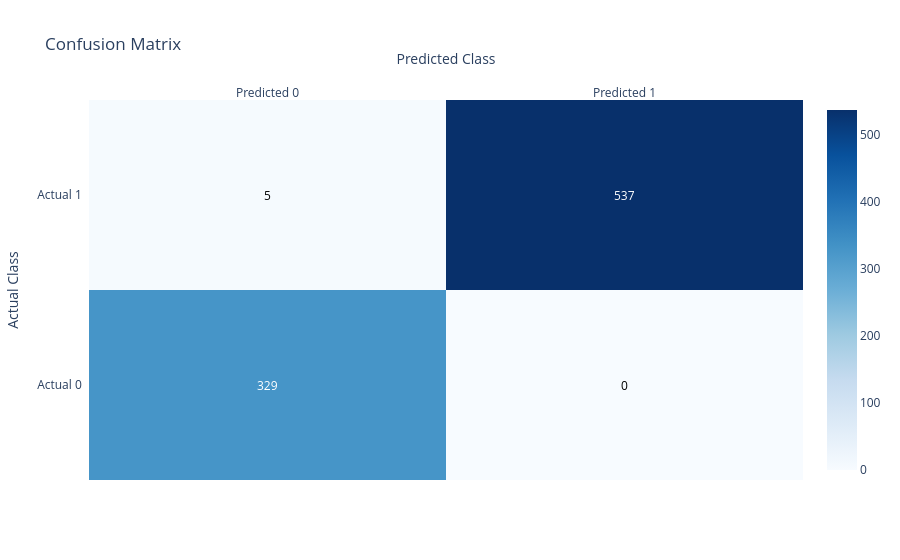
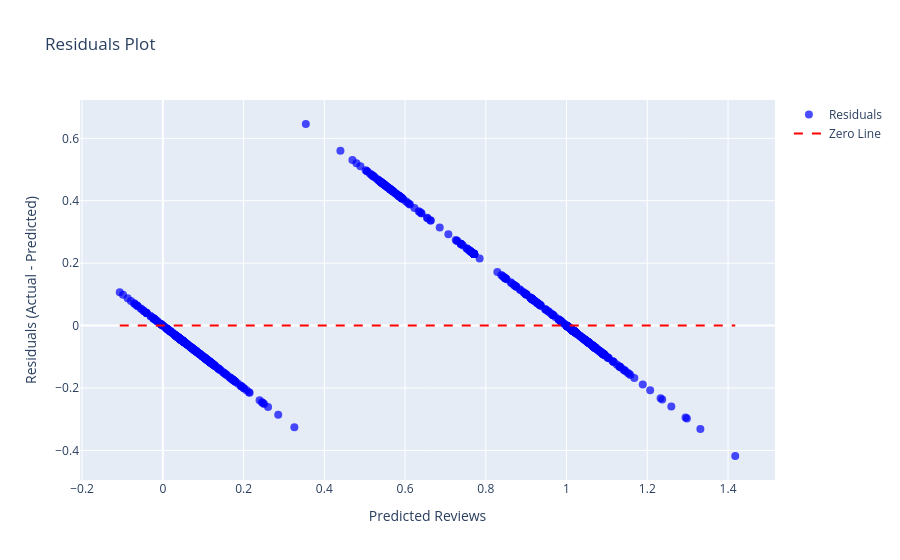

Source (notebook cell) for these figures, in order:
### Code cell
#confusion Matrix 
#since it's a binary classification, thresholding to the continuous predictions to 0 or 1
y_pred_binary = (y_pred > 0.5).astype(int)

conf_matrix = confusion_matrix(y_test, y_pred_binary)

fig_cm = ff.create_annotated_heatmap(
    z=conf_matrix, 
    x=['Predicted 0', 'Predicted 1'], 
    y=['Actual 0', 'Actual 1'],
    colorscale='Blues', 
    showscale=True
)

fig_cm.update_layout(
    title='Confusion Matrix',
    xaxis_title='Predicted Class',
    yaxis_title='Actual Class'
)

fig_cm.show()


#residuals plot 
residuals = y_test - y_pred

fig_residuals = go.Figure()

fig_residuals.add_trace(go.Scatter(
    x=y_pred, y=residuals, mode='markers', name='Residuals',
    marker=dict(color='blue', opacity=0.7, size=8)
))

fig_residuals.add_trace(go.Scatter(
    x=[y_pred.min(), y_pred.max()], y=[0, 0],
    mode='lines', name='Zero Line', line=dict(color='red', dash='dash', width=2)
))

fig_residuals.update_layout(
    title='Residuals Plot',
    xaxis_title='Predicted Reviews',
    yaxis_title='Residuals (Actual - Predicted)',
    showlegend=True
)

fig_residuals.show()

### Figure 1 — Plotly figure (JSON) as saved in the notebook; plotly's stock layout.template omitted (floating-point values rounded to 4 significant figures)
{"data": [{"colorscale": [[0, "rgb(247,251,255)"], [0.125, "rgb(222,235,247)"], [0.25, "rgb(198,219,239)"], [0.375, "rgb(158,202,225)"], [0.5, "rgb(107,174,214)"], [0.625, "rgb(66,146,198)"], [0.75, "rgb(33,113,181)"], [0.875, "rgb(8,81,156)"], [1, "rgb(8,48,107)"]], "reversescale": false, "showscale": true, "type": "heatmap", "x": ["Predicted 0", "Predicted 1"], "y": ["Actual 0", "Actual 1"], "z": [[329, 0], [5, 537]]}], "layout": {"annotations": [{"font": {"color": "#FFFFFF"}, "showarrow": false, "text": "329", "x": "Predicted 0", "xref": "x", "y": "Actual 0", "yref": "y"}, {"font": {"color": "#000000"}, "showarrow": false, "text": "0", "x": "Predicted 1", "xref": "x", "y": "Actual 0", "yref": "y"}, {"font": {"color": "#000000"}, "showarrow": false, "text": "5", "x": "Predicted 0", "xref": "x", "y": "Actual 1", "yref": "y"}, {"font": {"color": "#FFFFFF"}, "showarrow": false, "text": "537", "x": "Predicted 1", "xref": "x", "y": "Actual 1", "yref": "y"}], "autosize": true, "title": {"text": "Confusion Matrix"}, "xaxis": {"autorange": true, "dtick": 1, "gridcolor": "rgb(0, 0, 0)", "range": [-0.5, 1.5], "side": "top", "ticks": "", "title": {"text": "Predicted Class"}, "type": "category"}, "yaxis": {"autorange": true, "dtick": 1, "range": [-0.5, 1.5], "ticks": "", "ticksuffix": "  ", "title": {"text": "Actual Class"}, "type": "category"}}}

### Figure 2 — Plotly figure (JSON) as saved in the notebook; plotly's stock layout.template omitted (floating-point values rounded to 4 significant figures; data arrays with more than 128 entries replaced by an {"elided": "..."} marker saying what was removed)
{"data": [{"marker": {"color": "blue", "opacity": 0.7, "size": 8}, "mode": "markers", "name": "Residuals", "type": "scatter", "x": {"elided": "871 float values"}, "y": {"elided": "871 float values"}}, {"line": {"color": "red", "dash": "dash", "width": 2}, "mode": "lines", "name": "Zero Line", "type": "scatter", "x": [-0.1067, 1.418], "y": [0, 0]}], "layout": {"autosize": true, "showlegend": true, "title": {"text": "Residuals Plot"}, "xaxis": {"autorange": true, "range": [-0.2019, 1.513], "title": {"text": "Predicted Reviews"}, "type": "linear"}, "yaxis": {"autorange": true, "range": [-0.5158, 0.7438], "title": {"text": "Residuals (Actual - Predicted)"}, "type": "linear"}}}
